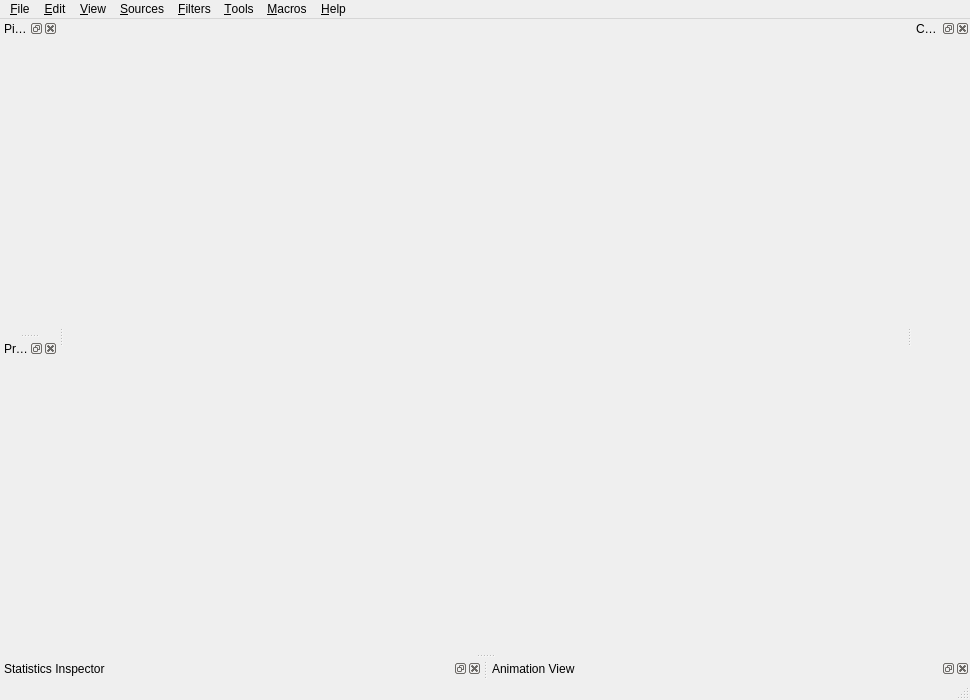
<?xml version="1.0" encoding="UTF-8"?>
<ui version="4.0">
 <class>pqClientMainWindow</class>
 <widget class="QMainWindow" name="pqClientMainWindow">
  <property name="geometry">
   <rect>
    <x>0</x>
    <y>0</y>
    <width>970</width>
    <height>700</height>
   </rect>
  </property>
  <property name="windowTitle">
   <string>MainWindow</string>
  </property>
  <widget class="QWidget" name="centralwidget">
   <layout class="QGridLayout" name="gridLayout">
    <property name="margin">
     <number>0</number>
    </property>
    <item row="0" column="0">
     <widget class="pqViewManager" name="MultiViewManager" native="true"/>
    </item>
   </layout>
  </widget>
  <widget class="QMenuBar" name="menubar">
   <property name="geometry">
    <rect>
     <x>0</x>
     <y>0</y>
     <width>970</width>
     <height>25</height>
    </rect>
   </property>
   <widget class="QMenu" name="menu_File">
    <property name="title">
     <string>&amp;File</string>
    </property>
   </widget>
   <widget class="QMenu" name="menuSources">
    <property name="title">
     <string>&amp;Sources</string>
    </property>
   </widget>
   <widget class="QMenu" name="menuFilters">
    <property name="title">
     <string>&amp;Filters</string>
    </property>
   </widget>
   <widget class="QMenu" name="menu_Edit">
    <property name="title">
     <string>&amp;Edit</string>
    </property>
   </widget>
   <widget class="QMenu" name="menu_View">
    <property name="title">
     <string>&amp;View</string>
    </property>
   </widget>
   <widget class="QMenu" name="menuTools">
    <property name="title">
     <string>&amp;Tools</string>
    </property>
   </widget>
   <widget class="QMenu" name="menu_Help">
    <property name="title">
     <string>&amp;Help</string>
    </property>
   </widget>
   <widget class="QMenu" name="menu_Macros">
    <property name="title">
     <string>&amp;Macros</string>
    </property>
   </widget>
   <addaction name="menu_File"/>
   <addaction name="menu_Edit"/>
   <addaction name="menu_View"/>
   <addaction name="menuSources"/>
   <addaction name="menuFilters"/>
   <addaction name="menuTools"/>
   <addaction name="menu_Macros"/>
   <addaction name="menu_Help"/>
  </widget>
  <widget class="pqStatusBar" name="statusbar"/>
  <widget class="QDockWidget" name="pipelineBrowserDock">
   <property name="allowedAreas">
    <set>Qt::LeftDockWidgetArea|Qt::RightDockWidgetArea</set>
   </property>
   <property name="windowTitle">
    <string>Pipeline Browser</string>
   </property>
   <attribute name="dockWidgetArea">
    <number>1</number>
   </attribute>
   <widget class="pqPipelineBrowserWidget" name="pipelineBrowser">
    <property name="contextMenuPolicy">
     <enum>Qt::ActionsContextMenu</enum>
    </property>
   </widget>
  </widget>
  <widget class="QDockWidget" name="proxyTabDock">
   <property name="allowedAreas">
    <set>Qt::LeftDockWidgetArea|Qt::RightDockWidgetArea</set>
   </property>
   <property name="windowTitle">
    <string>Properties</string>
   </property>
   <attribute name="dockWidgetArea">
    <number>1</number>
   </attribute>
   <widget class="pqPropertiesPanel" name="proxyTabWidget"/>
  </widget>
  <widget class="QDockWidget" name="statisticsDock">
   <property name="allowedAreas">
    <set>Qt::BottomDockWidgetArea|Qt::LeftDockWidgetArea|Qt::RightDockWidgetArea</set>
   </property>
   <property name="windowTitle">
    <string>Statistics Inspector</string>
   </property>
   <attribute name="dockWidgetArea">
    <number>8</number>
   </attribute>
   <widget class="pqDataInformationWidget" name="statisticsView"/>
  </widget>
  <widget class="QDockWidget" name="animationViewDock">
   <property name="windowTitle">
    <string>Animation View</string>
   </property>
   <attribute name="dockWidgetArea">
    <number>8</number>
   </attribute>
   <widget class="pqPVAnimationWidget" name="animationView"/>
  </widget>
  <widget class="QDockWidget" name="comparativePanelDock">
   <property name="windowTitle">
    <string>Comparative View Inspector</string>
   </property>
   <attribute name="dockWidgetArea">
    <number>2</number>
   </attribute>
   <widget class="pqComparativeVisPanel" name="comparativeVisPanel"/>
  </widget>
 </widget>
 <customwidgets>
  <customwidget>
   <class>pqPipelineBrowserWidget</class>
   <extends>QWidget</extends>
   <header>pqPipelineBrowserWidget.h</header>
   <container>1</container>
  </customwidget>
  <customwidget>
   <class>pqViewManager</class>
   <extends>QWidget</extends>
   <header>pqViewManager.h</header>
   <container>1</container>
  </customwidget>
  <customwidget>
   <class>pqPVAnimationWidget</class>
   <extends>QWidget</extends>
   <header>pqPVAnimationWidget.h</header>
   <container>1</container>
  </customwidget>
  <customwidget>
   <class>pqDataInformationWidget</class>
   <extends>QWidget</extends>
   <header>pqDataInformationWidget.h</header>
   <container>1</container>
  </customwidget>
  <customwidget>
   <class>pqStatusBar</class>
   <extends>QStatusBar</extends>
   <header>pqStatusBar.h</header>
  </customwidget>
  <customwidget>
   <class>pqComparativeVisPanel</class>
   <extends>QWidget</extends>
   <header>pqComparativeVisPanel.h</header>
   <container>1</container>
  </customwidget>
  <customwidget>
   <class>pqPropertiesPanel</class>
   <extends>QWidget</extends>
   <header>pqPropertiesPanel.h</header>
   <container>1</container>
  </customwidget>
 </customwidgets>
 <resources/>
 <connections/>
</ui>
